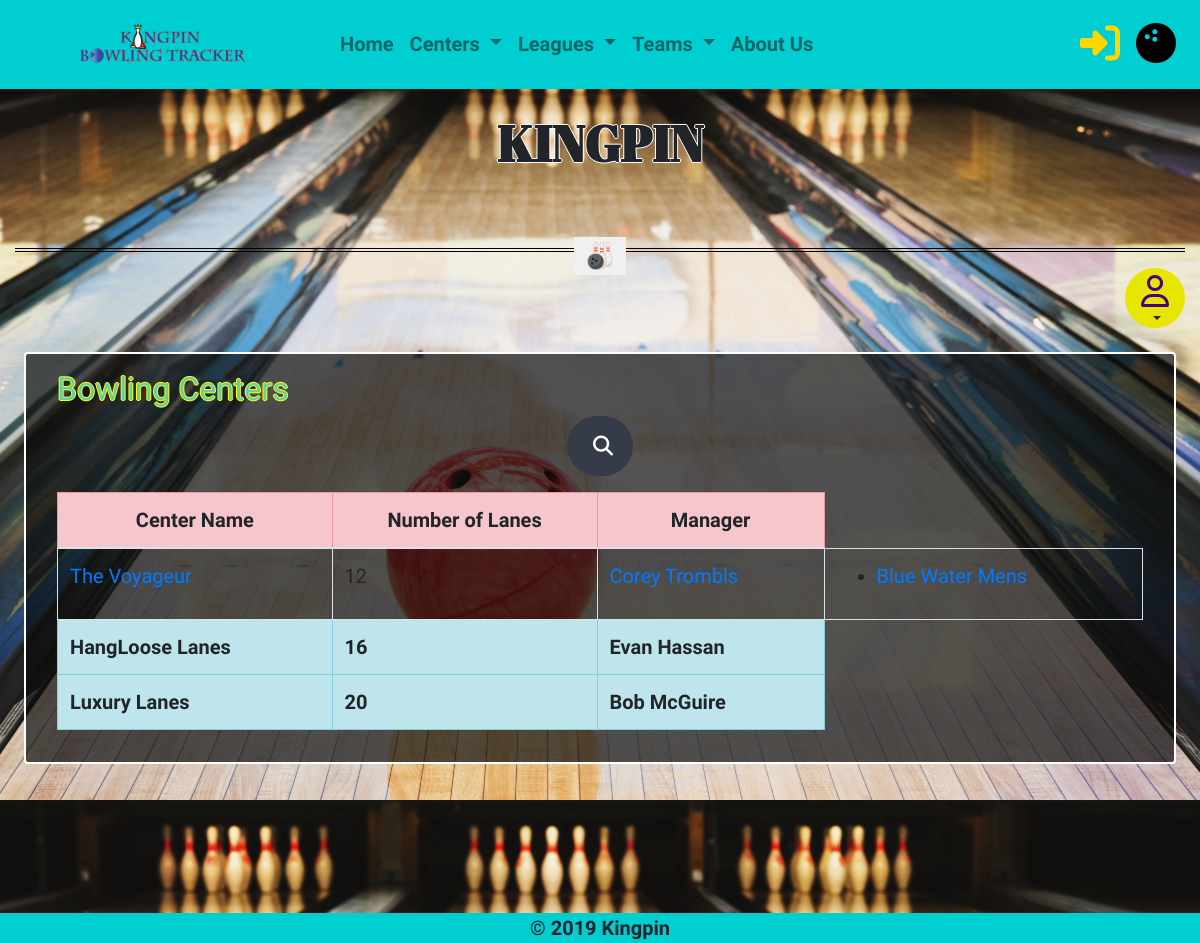
Page /kpbt/centers/ on the committed database.
### kptracker_serv/kpbt/centers/models.py (models this page shows, shortened)
class BowlingCenter(models.Model):
	name = models.CharField(max_length = 64, unique=True)
	num_lanes = models.IntegerField(default=0, verbose_name='number of lanes')
	manager= models.OneToOneField(User, on_delete=models.SET_NULL, null=True,
		related_name='center_managed', verbose_name=('manager'))

### kptracker_serv/kpbt/accounts/models.py (models this page shows, shortened)
class BowlerProfile(models.Model):
	HAND = (
		('R', 'Right'),
		('L', 'Left')
	)
	DESIGNATION = (
		('A', 'Adult'),
		('S', 'Senior'),
		('J', 'Junior')
	)
	GENDER = (
		('M', 'Male'),
		('F', 'Female'),
	)
	user = models.OneToOneField(User, on_delete=models.SET_NULL, null=True)
	first_name = models.CharField(max_length=64, blank=True)
	last_name = models.CharField(max_length=64, blank=True)
	hand = models.CharField(max_length=1, choices=HAND, blank=True)
	designation = models.CharField(max_length=1, choices=DESIGNATION, blank=True)
	gender = models.CharField(max_length=1, choices=GENDER, blank=True)
	is_linked = models.BooleanField(default=False)

### kptracker_serv/kpbt/leagues/models.py (models this page shows, shortened)
class League(models.Model):
	bowling_center = models.ForeignKey('BowlingCenter', on_delete=models.SET_NULL, null=True,
		related_name='leagues', verbose_name=('bowling center'))
	bowlers = models.ManyToManyField('BowlerProfile', through='LeagueBowler')
	secretary = models.OneToOneField(User, on_delete=models.SET_NULL, null=True)
	name = models.CharField(max_length=32)
	current_week = models.PositiveSmallIntegerField(default=1)
	week_pointer = models.PositiveSmallIntegerField(default=1)

### kptracker_serv/kpbt/centers/views.py (the view)
# urls.py: path('', views.view_center_home, name='center-home'),
def view_center_home(request, center_name=""):
	if center_name:
		center = get_object_or_404(BowlingCenter, name=center_name)
		manager = center.manager.username
		print(manager)
		leagues = center.leagues.all()
		return render(request, 'centers/view_center.html', {'center' : center, 'leagues' : leagues, 'manager' : manager})
	else:
		centers = BowlingCenter.objects.all()
		return render(request, 'centers/center_home.html', {'centers' : centers })

### kptracker_serv/templates/kpbt/centers/center_home.html (shortened to what this page needs)
{% extends 'index.html' %}
{% block page_content %}
<div class="container-fluid">
    <div class="row">
    <div class="col-md-12">
<header>
  <h2 class="form-head">Bowling Centers</h2>
</header>
      <div class="d-flex justify-content-center mb-3">
        <div class="searchbar">
          <input class="search_input" type="text" name="search-bw-centers" placeholder="Search centers..." id="center-search" aria-label="Search filter">
          <a href="#" class="search_icon" aria-label="Search icon"><i class="fas fa-search"></i></a>
        </div>
      </div>
<div class="table-responsive">
<table class="table table-striped table-bordered table-hover" id="centers-table">
	<thead class="table-danger">
        <tr class="text-center font-weight-bolder">
          <th>Center Name</th><th>Number of Lanes</th><th>Manager</th>
        </tr>
    </thead>
    {% for center in centers %}
    <tr>
		<td><a href="{% url 'center-home' center.name %}"> {{ center.name }} </a></td>
		<td> {{ center.num_lanes }} </td>
		<td><a href="{% url 'view-profile-by-username' center.manager.username %}"> {{ center.manager.bowlerprofile.first_name }} {{ center.manager.bowlerprofile.last_name }} </a></td>
        {% for league in center.leagues.all %}
        <td>
            <ul>
                <li><a href="{% url 'view-center-league-by-name' league.bowling_center.name league.name %}"> {{ league.name }} </a></li></ul></td>
        {% endfor %}
    </tr>
	{% endfor %}
    <tr class="text-justify table-info font-weight-bolder"><td>HangLoose Lanes</td> <td>16</td> <td>Evan Hassan</td></tr>
    <tr class="text-justify table-info font-weight-bolder"><td>Luxury Lanes</td> <td>20</td> <td>Bob McGuire</td></tr>
</table>
</div>
</div>
</div>
</div>
{% endblock %}

### kptracker_serv/kpbt/static/css/styles.css (style rules this page uses)
html, body { height: 100%; }
body { font-family: 'Arimo', sans-serif; margin: 0; padding: 0; font-size: 1.25rem; line-height: 1.5; background: #3ab59c; background: url("../images/bowling_ball_down_lane-bg.jpg") 25% 25%; background-size: cover; }
header, section, footer, aside, nav, main, article, figure { display: block; }
input { border-radius: 10px; background-color: #00CED1; padding: 3px; }
.searchbar { margin-bottom: auto; margin-top: auto; height: 60px; background-color: #353b48; border-radius: 30px; padding: 10px; }
.search_input { color: white; border: 0; outline: 0; background: none; width: 0; caret-color:transparent; line-height: 40px; transition: width 0.4s linear; }
.search_icon { height: 40px; width: 40px; float: right; display: flex; justify-content: center; align-items: center; border-radius: 50%; color:white; }
.form-head { color: #66CDAA; text-shadow: -1px 0 #FFFF00, 0 1px #FFFF00, 1px 0 #FFFF00, 0 -1px #FFFF00; }

### rows in the picture
BowlingCenter: name "The Voyageur", num_lanes "12", manager.bowlerprofile.first_name "Corey", manager.bowlerprofile.last_name "Trombls"
League: name "Blue Water Mens"
